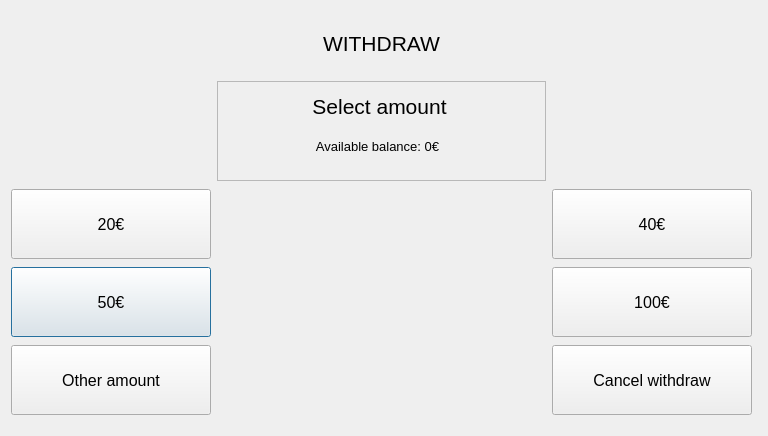
<?xml version="1.0" encoding="UTF-8"?>
<ui version="4.0">
 <class>CardWithdrawWindow</class>
 <widget class="QDialog" name="CardWithdrawWindow">
  <property name="geometry">
   <rect>
    <x>0</x>
    <y>0</y>
    <width>768</width>
    <height>436</height>
   </rect>
  </property>
  <property name="windowTitle">
   <string>Dialog</string>
  </property>
  <widget class="QStackedWidget" name="stackedWidget">
   <property name="geometry">
    <rect>
     <x>11</x>
     <y>11</y>
     <width>742</width>
     <height>421</height>
    </rect>
   </property>
   <property name="currentIndex">
    <number>0</number>
   </property>
   <widget class="QWidget" name="amount_selection_page">
    <widget class="QWidget" name="layoutWidget">
     <property name="geometry">
      <rect>
       <x>0</x>
       <y>0</y>
       <width>741</width>
       <height>411</height>
      </rect>
     </property>
     <layout class="QGridLayout" name="gridLayout_2">
      <item row="7" column="0">
       <widget class="QPushButton" name="button50">
        <property name="minimumSize">
         <size>
          <width>0</width>
          <height>70</height>
         </size>
        </property>
        <property name="maximumSize">
         <size>
          <width>200</width>
          <height>16777215</height>
         </size>
        </property>
        <property name="font">
         <font>
          <pointsize>12</pointsize>
         </font>
        </property>
        <property name="text">
         <string>50€</string>
        </property>
        <property name="value" stdset="0">
         <double>50.000000000000000</double>
        </property>
       </widget>
      </item>
      <item row="12" column="0">
       <widget class="QPushButton" name="buttonOther">
        <property name="minimumSize">
         <size>
          <width>0</width>
          <height>70</height>
         </size>
        </property>
        <property name="maximumSize">
         <size>
          <width>200</width>
          <height>16777215</height>
         </size>
        </property>
        <property name="font">
         <font>
          <pointsize>12</pointsize>
         </font>
        </property>
        <property name="text">
         <string>Other amount</string>
        </property>
       </widget>
      </item>
      <item row="7" column="2">
       <widget class="QPushButton" name="button100">
        <property name="minimumSize">
         <size>
          <width>0</width>
          <height>70</height>
         </size>
        </property>
        <property name="maximumSize">
         <size>
          <width>200</width>
          <height>16777215</height>
         </size>
        </property>
        <property name="font">
         <font>
          <pointsize>12</pointsize>
         </font>
        </property>
        <property name="text">
         <string>100€</string>
        </property>
        <property name="value" stdset="0">
         <double>100.000000000000000</double>
        </property>
       </widget>
      </item>
      <item row="12" column="2">
       <widget class="QPushButton" name="buttonCancel">
        <property name="minimumSize">
         <size>
          <width>0</width>
          <height>70</height>
         </size>
        </property>
        <property name="maximumSize">
         <size>
          <width>200</width>
          <height>16777215</height>
         </size>
        </property>
        <property name="font">
         <font>
          <pointsize>12</pointsize>
         </font>
        </property>
        <property name="text">
         <string>Cancel withdraw</string>
        </property>
       </widget>
      </item>
      <item row="6" column="0">
       <widget class="QPushButton" name="button20">
        <property name="minimumSize">
         <size>
          <width>0</width>
          <height>70</height>
         </size>
        </property>
        <property name="maximumSize">
         <size>
          <width>200</width>
          <height>16777215</height>
         </size>
        </property>
        <property name="font">
         <font>
          <pointsize>12</pointsize>
         </font>
        </property>
        <property name="text">
         <string>20€</string>
        </property>
        <property name="value" stdset="0">
         <double>20.000000000000000</double>
        </property>
       </widget>
      </item>
      <item row="1" column="1">
       <widget class="QFrame" name="frame">
        <property name="maximumSize">
         <size>
          <width>16777215</width>
          <height>100</height>
         </size>
        </property>
        <property name="frameShape">
         <enum>QFrame::Shape::StyledPanel</enum>
        </property>
        <property name="frameShadow">
         <enum>QFrame::Shadow::Raised</enum>
        </property>
        <widget class="QLabel" name="title">
         <property name="geometry">
          <rect>
           <x>0</x>
           <y>0</y>
           <width>325</width>
           <height>51</height>
          </rect>
         </property>
         <property name="maximumSize">
          <size>
           <width>16777215</width>
           <height>60</height>
          </size>
         </property>
         <property name="font">
          <font>
           <pointsize>16</pointsize>
          </font>
         </property>
         <property name="text">
          <string>Select amount</string>
         </property>
         <property name="alignment">
          <set>Qt::AlignmentFlag::AlignCenter</set>
         </property>
        </widget>
        <widget class="QLabel" name="availableBalance">
         <property name="geometry">
          <rect>
           <x>0</x>
           <y>50</y>
           <width>321</width>
           <height>30</height>
          </rect>
         </property>
         <property name="maximumSize">
          <size>
           <width>16777215</width>
           <height>30</height>
          </size>
         </property>
         <property name="font">
          <font>
           <pointsize>10</pointsize>
          </font>
         </property>
         <property name="text">
          <string>Available balance: 0€</string>
         </property>
         <property name="alignment">
          <set>Qt::AlignmentFlag::AlignCenter</set>
         </property>
        </widget>
       </widget>
      </item>
      <item row="0" column="1">
       <widget class="QLabel" name="title_2">
        <property name="maximumSize">
         <size>
          <width>16777215</width>
          <height>60</height>
         </size>
        </property>
        <property name="font">
         <font>
          <pointsize>16</pointsize>
         </font>
        </property>
        <property name="text">
         <string>WITHDRAW</string>
        </property>
        <property name="alignment">
         <set>Qt::AlignmentFlag::AlignCenter</set>
        </property>
       </widget>
      </item>
      <item row="6" column="2">
       <widget class="QPushButton" name="button40">
        <property name="minimumSize">
         <size>
          <width>0</width>
          <height>70</height>
         </size>
        </property>
        <property name="maximumSize">
         <size>
          <width>200</width>
          <height>16777215</height>
         </size>
        </property>
        <property name="font">
         <font>
          <pointsize>12</pointsize>
         </font>
        </property>
        <property name="text">
         <string>40€</string>
        </property>
        <property name="value" stdset="0">
         <double>40.000000000000000</double>
        </property>
       </widget>
      </item>
      <item row="6" column="1" rowspan="2">
       <widget class="QLabel" name="errorLabel">
        <property name="text">
         <string/>
        </property>
        <property name="alignment">
         <set>Qt::AlignmentFlag::AlignCenter</set>
        </property>
        <property name="wordWrap">
         <bool>true</bool>
        </property>
       </widget>
      </item>
     </layout>
    </widget>
   </widget>
   <widget class="QWidget" name="custom_amount_page">
    <property name="enabled">
     <bool>true</bool>
    </property>
    <widget class="QLineEdit" name="amountLineEdit">
     <property name="geometry">
      <rect>
       <x>270</x>
       <y>170</y>
       <width>221</width>
       <height>51</height>
      </rect>
     </property>
     <property name="font">
      <font>
       <pointsize>18</pointsize>
      </font>
     </property>
     <property name="text">
      <string/>
     </property>
     <property name="maxLength">
      <number>5</number>
     </property>
     <property name="alignment">
      <set>Qt::AlignmentFlag::AlignCenter</set>
     </property>
    </widget>
    <widget class="QPushButton" name="buttonCancel_2">
     <property name="geometry">
      <rect>
       <x>420</x>
       <y>300</y>
       <width>200</width>
       <height>41</height>
      </rect>
     </property>
     <property name="maximumSize">
      <size>
       <width>200</width>
       <height>16777215</height>
      </size>
     </property>
     <property name="font">
      <font>
       <pointsize>12</pointsize>
      </font>
     </property>
     <property name="text">
      <string>Cancel withdraw</string>
     </property>
    </widget>
    <widget class="QPushButton" name="buttonConfirm">
     <property name="geometry">
      <rect>
       <x>150</x>
       <y>300</y>
       <width>200</width>
       <height>41</height>
      </rect>
     </property>
     <property name="maximumSize">
      <size>
       <width>200</width>
       <height>16777215</height>
      </size>
     </property>
     <property name="font">
      <font>
       <pointsize>12</pointsize>
      </font>
     </property>
     <property name="text">
      <string>Confirm withdraw</string>
     </property>
    </widget>
    <widget class="QLabel" name="errorLabel_2">
     <property name="geometry">
      <rect>
       <x>260</x>
       <y>220</y>
       <width>241</width>
       <height>81</height>
      </rect>
     </property>
     <property name="font">
      <font>
       <pointsize>10</pointsize>
      </font>
     </property>
     <property name="text">
      <string>Only 20€ and 50€ bills available to withdraw</string>
     </property>
     <property name="alignment">
      <set>Qt::AlignmentFlag::AlignCenter</set>
     </property>
     <property name="wordWrap">
      <bool>true</bool>
     </property>
    </widget>
    <widget class="QFrame" name="frame_2">
     <property name="geometry">
      <rect>
       <x>220</x>
       <y>50</y>
       <width>325</width>
       <height>100</height>
      </rect>
     </property>
     <property name="maximumSize">
      <size>
       <width>16777215</width>
       <height>100</height>
      </size>
     </property>
     <property name="frameShape">
      <enum>QFrame::Shape::StyledPanel</enum>
     </property>
     <property name="frameShadow">
      <enum>QFrame::Shadow::Raised</enum>
     </property>
     <widget class="QLabel" name="titleCustomAmount">
      <property name="geometry">
       <rect>
        <x>0</x>
        <y>-10</y>
        <width>325</width>
        <height>60</height>
       </rect>
      </property>
      <property name="maximumSize">
       <size>
        <width>16777215</width>
        <height>60</height>
       </size>
      </property>
      <property name="font">
       <font>
        <pointsize>20</pointsize>
       </font>
      </property>
      <property name="text">
       <string>Enter an amount</string>
      </property>
      <property name="alignment">
       <set>Qt::AlignmentFlag::AlignCenter</set>
      </property>
     </widget>
     <widget class="QLabel" name="availableBalance_2">
      <property name="geometry">
       <rect>
        <x>0</x>
        <y>50</y>
        <width>325</width>
        <height>30</height>
       </rect>
      </property>
      <property name="maximumSize">
       <size>
        <width>16777215</width>
        <height>30</height>
       </size>
      </property>
      <property name="font">
       <font>
        <pointsize>10</pointsize>
       </font>
      </property>
      <property name="text">
       <string>Available balance: 0€</string>
      </property>
      <property name="alignment">
       <set>Qt::AlignmentFlag::AlignCenter</set>
      </property>
     </widget>
    </widget>
   </widget>
  </widget>
 </widget>
 <resources/>
 <connections/>
</ui>
